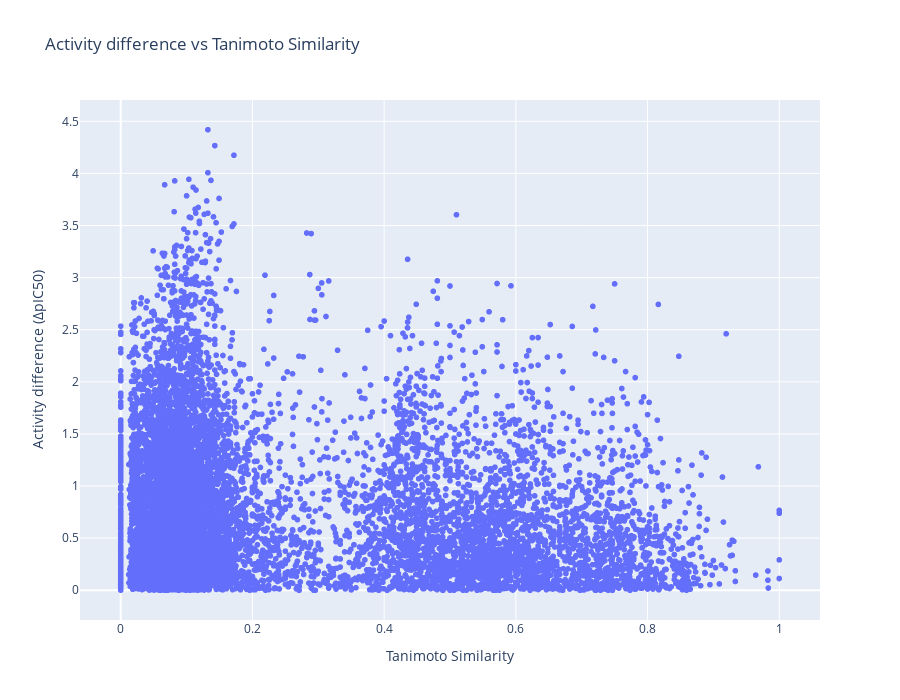

Write notebook code for a chart like this one.
### Code cell
# Create the interactive chart
fig = px.scatter(
    result_df,
    x='Tanimoto',
    y='pIC50_diff',
    title='Activity difference vs Tanimoto Similarity',
    labels={'Tanimoto': 'Tanimoto Similarity', 'pIC50_diff': 'Activity difference (ΔpIC50)'},
    hover_data=['Compound1', 'Compound2', 'Disparity']
)
# Adjust the chart dimensions
fig.update_layout(
    height=700  # You can change this value to adjust the height
)
# Show the graph
fig.show()

### Figure 1 — Plotly figure (JSON) as saved in the notebook; plotly's stock layout.template omitted (floating-point values rounded to 4 significant figures; data arrays with more than 128 entries replaced by an {"elided": "..."} marker saying what was removed)
{"data": [{"customdata": {"elided": "11412x3 mixed values"}, "hovertemplate": "Tanimoto Similarity=%{x}<br>Activity difference (ΔpIC50)=%{y}<br>Compound1=%{customdata[0]}<br>Compound2=%{customdata[1]}<br>Disparity=%{customdata[2]}<extra></extra>", "legendgroup": "", "marker": {"color": "#636efa", "symbol": "circle"}, "mode": "markers", "name": "", "showlegend": false, "type": "scattergl", "x": {"elided": "11412 float values"}, "xaxis": "x", "y": {"elided": "11412 float values"}, "yaxis": "y"}], "layout": {"height": 700, "legend": {"tracegroupgap": 0}, "title": {"text": "Activity difference vs Tanimoto Similarity"}, "xaxis": {"anchor": "y", "domain": [0, 1], "title": {"text": "Tanimoto Similarity"}}, "yaxis": {"anchor": "x", "domain": [0, 1], "title": {"text": "Activity difference (ΔpIC50)"}}}}
